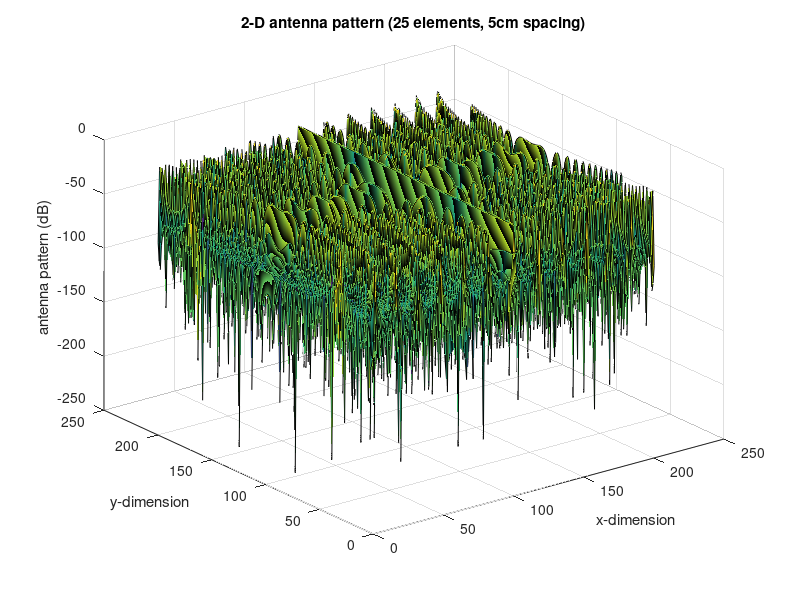

Reproduce this figure in MATLAB.
N = 201;
elements = 25;
lambda = .1;
a_0 = [0; 0; 0];
% w = hann(elements);
w = rectwin(elements);

spacing = lambda/2;
the_angle = 50*pi/180;

theta_x = linspace(-the_angle, the_angle, N);
theta_y = linspace(-the_angle, the_angle, N);


dn =  zeros(3, elements);
dn(1,1:elements) = spacing*0:elements-1;

k = 2*pi/lambda;

% E = [];
E = zeros(length(theta_x), length(theta_y));
for ii=1:length(theta_x)
	for kk=1:length(theta_y)
		tmp = 0;

		% get the location of where we want the E-field to be computed

		theta = atan(sqrt(tan(theta_x(ii)).^2+tan(theta_y(kk)).^2));
		phi = atan2(tan(theta_y(ii)),tan(theta_x(kk)));
		a_r = [sin(theta).*cos(phi); sin(theta).*sin(phi);  cos(theta)];
		a = a_r - a_0;	
		% now loop through all the elements
		for jj=1:elements
			tmp = tmp + w(jj)*exp(j*k*dot(a,dn(:,jj)));
		end
		E(ii,kk) = tmp;
		
	end
end

E_db = 10*log10((E.*conj(E)).^2);
E_db = E_db - max(max(E_db));
surf(E_db);
title('2-D antenna pattern (25 elements, 5cm spacing)');
xlabel('x-dimension');
ylabel('y-dimension');
zlabel('antenna pattern (dB)');